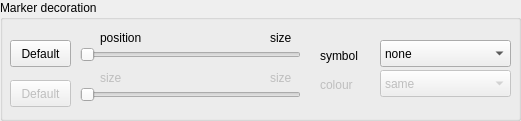
    <widget class="QGroupBox" name="groupBox_10">
     <property name="geometry">
      <rect>
       <x>10</x>
       <y>660</y>
       <width>521</width>
       <height>121</height>
      </rect>
     </property>
     <property name="title">
      <string>Marker decoration</string>
     </property>
     <widget class="QLabel" name="label_110">
      <property name="geometry">
       <rect>
        <x>100</x>
        <y>30</y>
        <width>81</width>
        <height>17</height>
       </rect>
      </property>
      <property name="focusPolicy">
       <enum>Qt::ClickFocus</enum>
      </property>
      <property name="text">
       <string>position</string>
      </property>
     </widget>
     <widget class="QPushButton" name="ang_pb_default_mark_size">
      <property name="enabled">
       <bool>false</bool>
      </property>
      <property name="geometry">
       <rect>
        <x>10</x>
        <y>80</y>
        <width>61</width>
        <height>27</height>
       </rect>
      </property>
      <property name="focusPolicy">
       <enum>Qt::NoFocus</enum>
      </property>
      <property name="text">
       <string>Default</string>
      </property>
     </widget>
     <widget class="QSlider" name="ang_hslider_mark_size">
      <property name="enabled">
       <bool>false</bool>
      </property>
      <property name="geometry">
       <rect>
        <x>80</x>
        <y>80</y>
        <width>221</width>
        <height>29</height>
       </rect>
      </property>
      <property name="focusPolicy">
       <enum>Qt::ClickFocus</enum>
      </property>
      <property name="maximum">
       <number>40</number>
      </property>
      <property name="singleStep">
       <number>1</number>
      </property>
      <property name="value">
       <number>0</number>
      </property>
      <property name="orientation">
       <enum>Qt::Horizontal</enum>
      </property>
     </widget>
     <widget class="QLabel" name="label_111">
      <property name="enabled">
       <bool>false</bool>
      </property>
      <property name="geometry">
       <rect>
        <x>100</x>
        <y>70</y>
        <width>101</width>
        <height>17</height>
       </rect>
      </property>
      <property name="focusPolicy">
       <enum>Qt::ClickFocus</enum>
      </property>
      <property name="text">
       <string>size</string>
      </property>
     </widget>
     <widget class="QLabel" name="ang_label_mark_size">
      <property name="enabled">
       <bool>false</bool>
      </property>
      <property name="geometry">
       <rect>
        <x>270</x>
        <y>70</y>
        <width>41</width>
        <height>17</height>
       </rect>
      </property>
      <property name="focusPolicy">
       <enum>Qt::ClickFocus</enum>
      </property>
      <property name="text">
       <string>size</string>
      </property>
     </widget>
     <widget class="QLabel" name="label_112">
      <property name="geometry">
       <rect>
        <x>320</x>
        <y>40</y>
        <width>51</width>
        <height>31</height>
       </rect>
      </property>
      <property name="text">
       <string>symbol</string>
      </property>
     </widget>
     <widget class="QComboBox" name="ang_cb_selector_mark_symbol">
      <property name="geometry">
       <rect>
        <x>380</x>
        <y>40</y>
        <width>131</width>
        <height>27</height>
       </rect>
      </property>
      <property name="focusPolicy">
       <enum>Qt::ClickFocus</enum>
      </property>
      <item>
       <property name="text">
        <string>none</string>
       </property>
      </item>
      <item>
       <property name="text">
        <string>|</string>
       </property>
      </item>
      <item>
       <property name="text">
        <string>||</string>
       </property>
      </item>
      <item>
       <property name="text">
        <string>|||</string>
       </property>
      </item>
      <item>
       <property name="text">
        <string>s|</string>
       </property>
      </item>
      <item>
       <property name="text">
        <string>s||</string>
       </property>
      </item>
      <item>
       <property name="text">
        <string>z</string>
       </property>
      </item>
      <item>
       <property name="text">
        <string>*</string>
       </property>
      </item>
      <item>
       <property name="text">
        <string>x</string>
       </property>
      </item>
      <item>
       <property name="text">
        <string>+</string>
       </property>
      </item>
      <item>
       <property name="text">
        <string>-</string>
       </property>
      </item>
      <item>
       <property name="text">
        <string>o</string>
       </property>
      </item>
      <item>
       <property name="text">
        <string>oo</string>
       </property>
      </item>
      <item>
       <property name="text">
        <string>asterisk</string>
       </property>
      </item>
      <item>
       <property name="text">
        <string>star</string>
       </property>
      </item>
      <item>
       <property name="text">
        <string>10-pointed star</string>
       </property>
      </item>
      <item>
       <property name="text">
        <string>oplus</string>
       </property>
      </item>
      <item>
       <property name="text">
        <string>oplus*</string>
       </property>
      </item>
      <item>
       <property name="text">
        <string>otimes</string>
       </property>
      </item>
      <item>
       <property name="text">
        <string>otimes*</string>
       </property>
      </item>
      <item>
       <property name="text">
        <string>square</string>
       </property>
      </item>
      <item>
       <property name="text">
        <string>square*</string>
       </property>
      </item>
      <item>
       <property name="text">
        <string>triangle</string>
       </property>
      </item>
      <item>
       <property name="text">
        <string>triangle*</string>
       </property>
      </item>
      <item>
       <property name="text">
        <string>diamond</string>
       </property>
      </item>
      <item>
       <property name="text">
        <string>diamond*</string>
       </property>
      </item>
      <item>
       <property name="text">
        <string>halfdiamond*</string>
       </property>
      </item>
      <item>
       <property name="text">
        <string>halfsquare*</string>
       </property>
      </item>
      <item>
       <property name="text">
        <string>halfsquare right*</string>
       </property>
      </item>
      <item>
       <property name="text">
        <string>halfsquare left*</string>
       </property>
      </item>
      <item>
       <property name="text">
        <string>pentagon</string>
       </property>
      </item>
      <item>
       <property name="text">
        <string>pentagon*</string>
       </property>
      </item>
      <item>
       <property name="text">
        <string>Mercedes star</string>
       </property>
      </item>
      <item>
       <property name="text">
        <string>Mercedes star flipped</string>
       </property>
      </item>
      <item>
       <property name="text">
        <string>halfcircle</string>
       </property>
      </item>
      <item>
       <property name="text">
        <string>halfcircle*</string>
       </property>
      </item>
      <item>
       <property name="text">
        <string>heart</string>
       </property>
      </item>
     </widget>
     <widget class="QLabel" name="ang_label_mark_position">
      <property name="geometry">
       <rect>
        <x>270</x>
        <y>30</y>
        <width>51</width>
        <height>17</height>
       </rect>
      </property>
      <property name="focusPolicy">
       <enum>Qt::ClickFocus</enum>
      </property>
      <property name="text">
       <string>size</string>
      </property>
     </widget>
     <widget class="QSlider" name="ang_hslider_mark_position">
      <property name="geometry">
       <rect>
        <x>80</x>
        <y>40</y>
        <width>221</width>
        <height>29</height>
       </rect>
      </property>
      <property name="focusPolicy">
       <enum>Qt::ClickFocus</enum>
      </property>
      <property name="minimum">
       <number>0</number>
      </property>
      <property name="maximum">
       <number>16</number>
      </property>
      <property name="singleStep">
       <number>1</number>
      </property>
      <property name="value">
       <number>0</number>
      </property>
      <property name="orientation">
       <enum>Qt::Horizontal</enum>
      </property>
     </widget>
     <widget class="QPushButton" name="ang_pb_default_mark_position">
      <property name="geometry">
       <rect>
        <x>10</x>
        <y>40</y>
        <width>61</width>
        <height>27</height>
       </rect>
      </property>
      <property name="focusPolicy">
       <enum>Qt::NoFocus</enum>
      </property>
      <property name="text">
       <string>Default</string>
      </property>
     </widget>
     <widget class="QLabel" name="label_114">
      <property name="enabled">
       <bool>false</bool>
      </property>
      <property name="geometry">
       <rect>
        <x>320</x>
        <y>70</y>
        <width>51</width>
        <height>31</height>
       </rect>
      </property>
      <property name="focusPolicy">
       <enum>Qt::ClickFocus</enum>
      </property>
      <property name="text">
       <string>colour</string>
      </property>
     </widget>
     <widget class="QComboBox" name="ang_cb_selector_mark_colour_name">
      <property name="enabled">
       <bool>false</bool>
      </property>
      <property name="geometry">
       <rect>
        <x>380</x>
        <y>70</y>
        <width>131</width>
        <height>27</height>
       </rect>
      </property>
      <property name="focusPolicy">
       <enum>Qt::ClickFocus</enum>
      </property>
      <item>
       <property name="text">
        <string>same</string>
       </property>
      </item>
      <item>
       <property name="text">
        <string>black</string>
       </property>
      </item>
      <item>
       <property name="text">
        <string>blue</string>
       </property>
      </item>
      <item>
       <property name="text">
        <string>brown</string>
       </property>
      </item>
      <item>
       <property name="text">
        <string>cyan</string>
       </property>
      </item>
      <item>
       <property name="text">
        <string>darkgray</string>
       </property>
      </item>
      <item>
       <property name="text">
        <string>gray</string>
       </property>
      </item>
      <item>
       <property name="text">
        <string>green</string>
       </property>
      </item>
      <item>
       <property name="text">
        <string>lightgray</string>
       </property>
      </item>
      <item>
       <property name="text">
        <string>lime</string>
       </property>
      </item>
      <item>
       <property name="text">
        <string>magenta</string>
       </property>
      </item>
      <item>
       <property name="text">
        <string>olive</string>
       </property>
      </item>
      <item>
       <property name="text">
        <string>orange</string>
       </property>
      </item>
      <item>
       <property name="text">
        <string>pink</string>
       </property>
      </item>
      <item>
       <property name="text">
        <string>purple</string>
       </property>
      </item>
      <item>
       <property name="text">
        <string>red</string>
       </property>
      </item>
      <item>
       <property name="text">
        <string>teal</string>
       </property>
      </item>
      <item>
       <property name="text">
        <string>violet</string>
       </property>
      </item>
      <item>
       <property name="text">
        <string>white</string>
       </property>
      </item>
      <item>
       <property name="text">
        <string>yellow</string>
       </property>
      </item>
     </widget>
    </widget>
